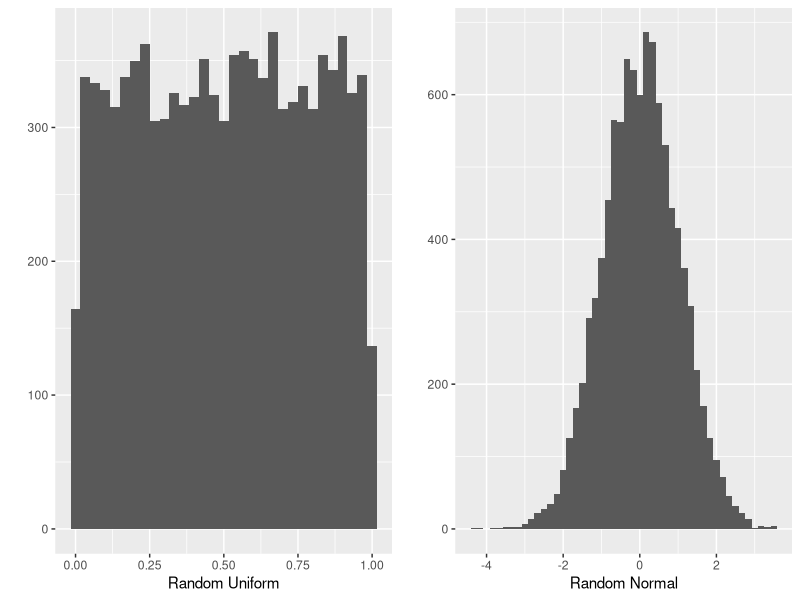
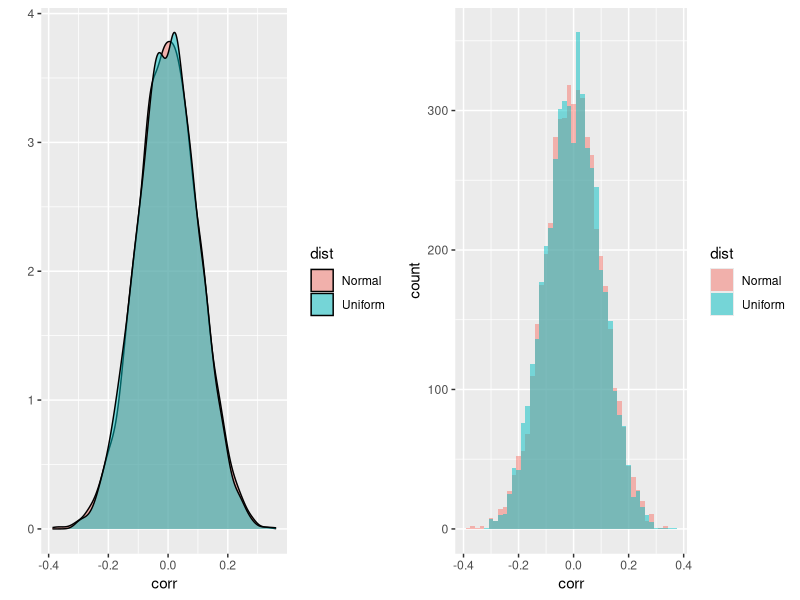
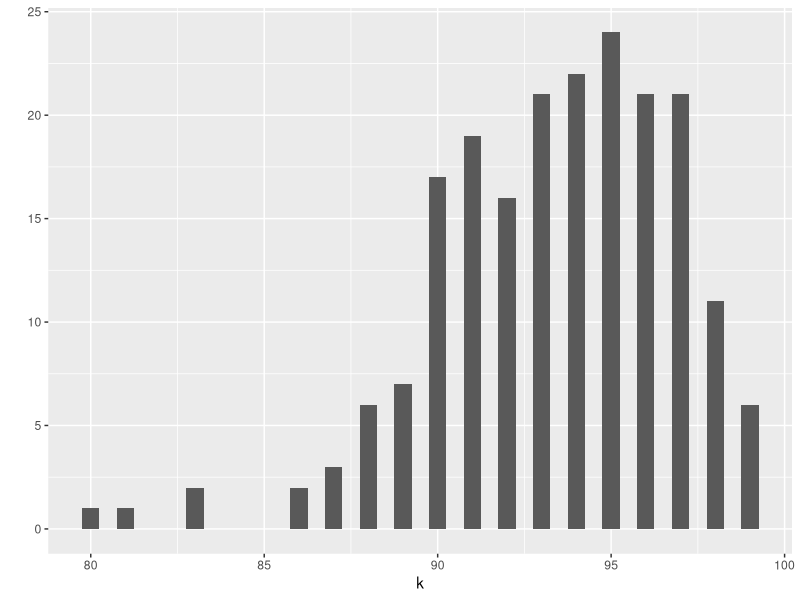

Write the R code that produced these figures, in order.
## ---- chunk 1
library(ggplot2)
library(gridExtra)
## ---- chunk 2
n = 100
m = 100

matnorm <- c()
matunif <- c()

for (i in c(1:m)){
  matnorm <- cbind(matnorm, rnorm(n,0,1))
  matunif <- cbind(matunif, runif(n,0,1))
}
## ---- chunk 3
p1 <- qplot(as.vector(matunif),binwidth = 1/30, xlab="Random Uniform")
p2 <- qplot(as.vector(matnorm),binwidth = 5/30, xlab="Random Normal")
grid.arrange(p1,p2, ncol=2)
## ---- chunk 4
corrnorm <- cor(matnorm)
corrunif <- cor(matunif)
correlations <- data.frame(corr = c(corrnorm[lower.tri(corrnorm)],corrunif[lower.tri(corrunif)]),
                           dist = c(rep("Normal",times = length(corrnorm[lower.tri(corrnorm)])),
                                    rep("Uniform",times = length(corrunif[lower.tri(corrunif)]))))
## ---- chunk 5
p1 <- qplot(x=corr,data=correlations, fill=dist, geom="density", alpha = I(0.5))
p2 <- ggplot(correlations,aes(x=corr, fill = dist))+ geom_histogram(data=correlations,alpha=0.5,position="identity",binwidth = 1/60)
grid.arrange(p1,p2, ncol=2)
## ---- chunk 6
testr2 <- function(threshold = 0.95, breakout = 200){
  nvars <- 0
  data <- data.frame(y = rnorm(100, 0,1))
  for (i in c(1:breakout)){
    data <- cbind(data,rnorm(100, 0,1))
    names(data) <- c("y", paste("x",c(1:i),sep=""))
    r2 <-summary(lm(y ~ . ,data))$r.squared
    if (r2>threshold){
      nvars <- i
      break
    }
  }
  return(i)
}
## ---- chunk 7
k <- sapply(rep(0.95,200),testr2, breakout=200)
## ---- chunk 8
qplot(k, binwidth = 0.5)
